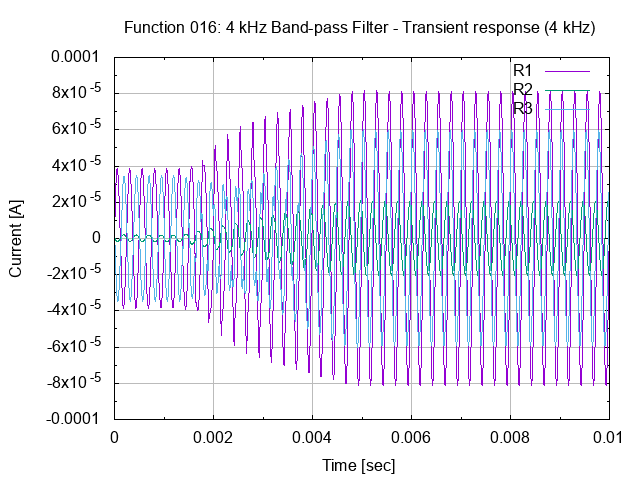

Generate this figure with gnuplot:
# set terminal
set term png

# set graph
set output "26.016.00.02.01.png"
set title "Function 016: 4 kHz Band-pass Filter - Transient response (4 kHz)"

# setup Y-axis
set grid ytics lt 1 lw 1 lc rgb "#bbbbbb"
set mytics
set ylabel "Current [A]"

# setup X-axis
set grid xtics lt 1 lw 1 lc rgb "#bbbbbb"
set mxtics
set xrange [0:0.01]
set xlabel "Time [sec]"

# setup plot style
set style data lines
plot '26.016.00.02.01.dat' using 1:2 title "R1", \
     '26.016.00.02.01.dat' using 1:3 title "R2", \
     '26.016.00.02.01.dat' using 1:4 title "R3"

# set output back to default
set output

# reset terminal type
set terminal pop
